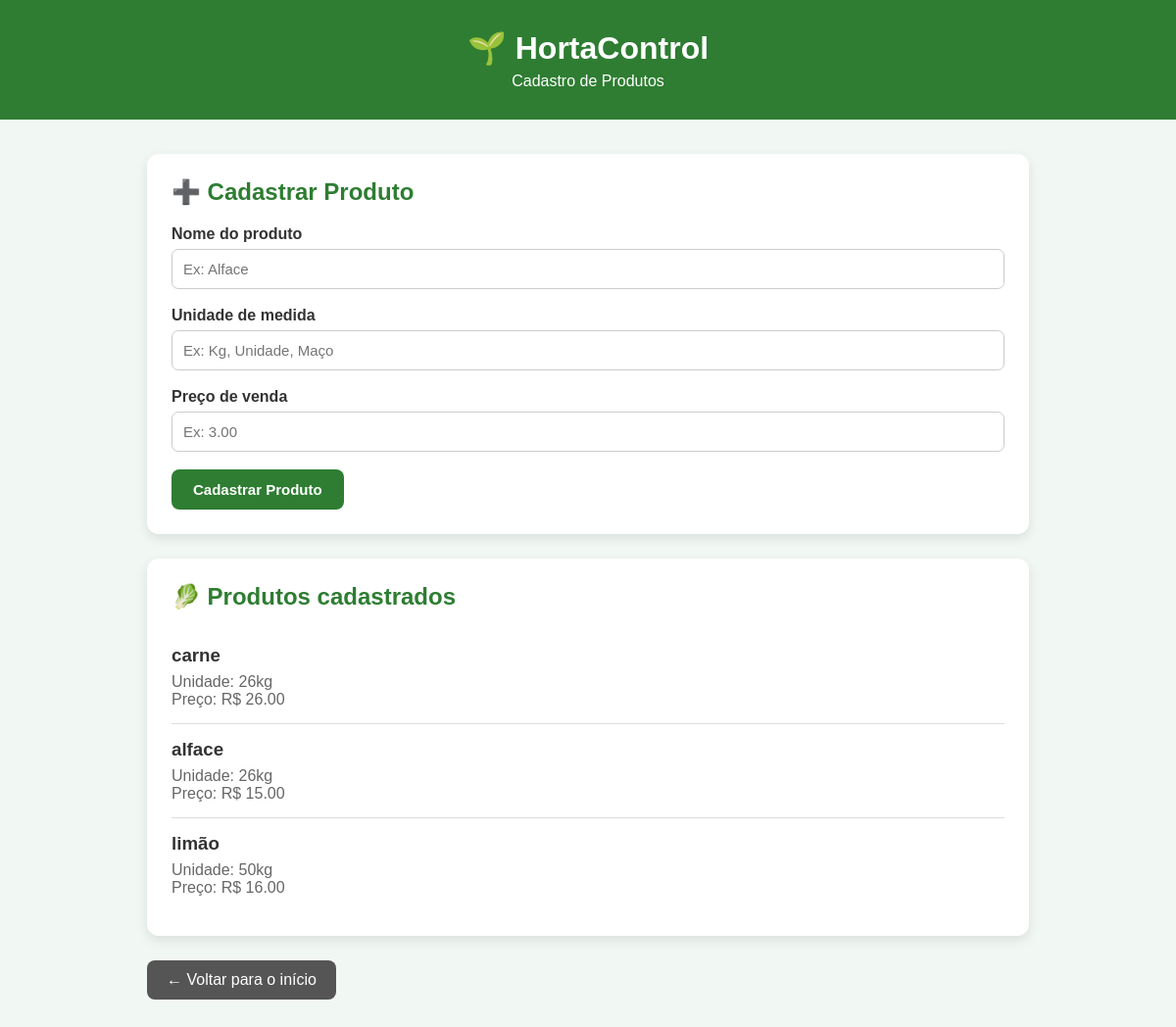
/produtos, run on the app's committed database.
### tables this page shows
CREATE TABLE produto (
            id_produto INTEGER PRIMARY KEY AUTOINCREMENT,
            nome_produto TEXT NOT NULL,
            unidade_medida TEXT NOT NULL,
            preco_venda REAL NOT NULL
        );

### app.py (the view)
@app.route("/produtos")
def produtos():
    conexao = conectar()
    cursor = conexao.cursor()
    cursor.execute("SELECT * FROM produto")
    produtos = cursor.fetchall()
    conexao.close()
    return render_template(
        "produtos.html",
        produtos=produtos
    )

### database.py (called while the page is built)
def conectar():
    return sqlite3.connect("banco.db")

### templates/produtos.html (shortened to what this page needs)
<!DOCTYPE html>
<html lang="pt-br">
<head>
</head>
<body>
    <header>
        <h1>🌱 HortaControl</h1>
        <p>Cadastro de Produtos</p>
    </header>
    <div class="container">
        <div class="formulario">
            <h2>➕ Cadastrar Produto</h2>
            <form action="/produtos/cadastrar" method="POST">
                <label>Nome do produto</label>
                <input type="text" name="nome" placeholder="Ex: Alface" required>
                <label>Unidade de medida</label>
                <input type="text" name="unidade" placeholder="Ex: Kg, Unidade, Maço" required>
                <label>Preço de venda</label>
                <input type="number" name="preco" step="0.01" placeholder="Ex: 3.00" required>
                <button type="submit">Cadastrar Produto</button>
            </form>
        </div>
        <div class="lista">
            <h2>🥬 Produtos cadastrados</h2>
            {% if produtos %}
                {% for produto in produtos %}
                    <div class="produto">
                        <h3>{{ produto[1] }}</h3>
                        <p>
                            Unidade: {{ produto[2] }}
                        </p>
                        <p>
                            Preço: R$ {{ "%.2f"|format(produto[3]) }}
                        </p>
                    </div>
                {% endfor %}
            {% else %}
                <p class="vazio">
                    Nenhum produto cadastrado.
                </p>
            {% endif %}
        </div>
        <a class="voltar" href="/">
            ← Voltar para o início
        </a>
    </div>
</body>
</html>

### templates/produtos.html (style rules this page uses)
* { box-sizing: border-box; margin: 0; padding: 0; }
body { font-family: Arial, sans-serif; background: #f1f8f3; min-height: 100vh; }
header { background: #2e7d32; color: white; text-align: center; padding: 30px 20px; }
header h1 { font-size: 32px; margin-bottom: 6px; }
.container { width: 90%; max-width: 900px; margin: 35px auto; }
.formulario, .lista { background: white; padding: 25px; border-radius: 12px; box-shadow: 0 4px 12px rgba(0, 0, 0, 0.10); margin-bottom: 25px; }
h2 { color: #2e7d32; margin-bottom: 20px; }
label { display: block; margin-bottom: 6px; font-weight: bold; color: #333; }
input { width: 100%; padding: 11px; margin-bottom: 18px; border: 1px solid #ccc; border-radius: 7px; font-size: 15px; }
button { background: #2e7d32; color: white; border: none; padding: 12px 22px; border-radius: 8px; font-weight: bold; cursor: pointer; font-size: 15px; }
.produto { border-bottom: 1px solid #ddd; padding: 15px 0; }
.produto:last-child { border-bottom: none; }
.produto h3 { color: #333; margin-bottom: 7px; }
.produto p { color: #666; }
.voltar { display: inline-block; background: #555; color: white; text-decoration: none; padding: 11px 20px; border-radius: 8px; }

### data on the page
produto: nome_produto "carne", unidade_medida "26kg", preco_venda "26.00"
produto: nome_produto "alface", unidade_medida "26kg", preco_venda "15.00"
produto: nome_produto "limão", unidade_medida "50kg", preco_venda "16.00"
